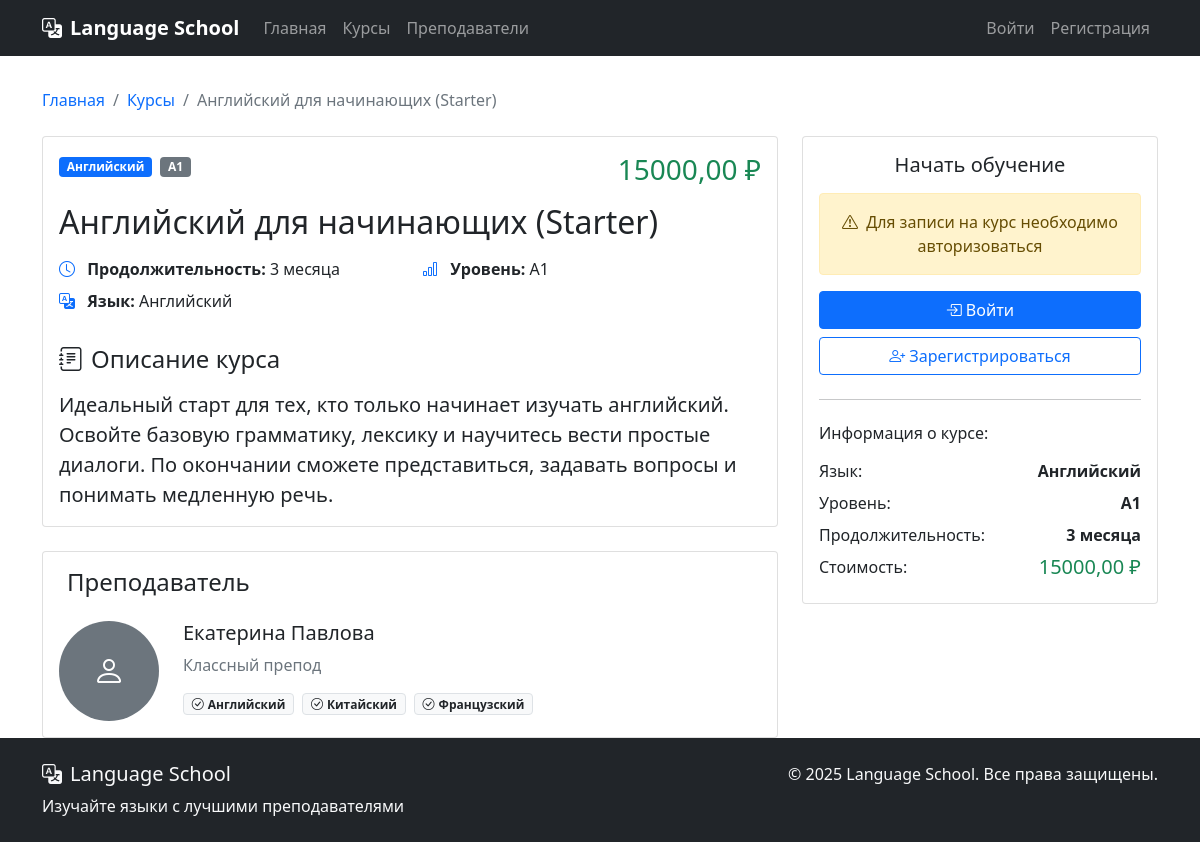
The page /courses/1/ on the database its author committed.
### school/models.py (models this page shows, shortened)
class Course(models.Model):
    title = models.CharField(max_length=200)
    description = models.TextField()
    language = models.ForeignKey(Language, on_delete=models.CASCADE)
    level = models.ForeignKey(Level, on_delete=models.CASCADE)
    price = models.DecimalField(max_digits=10, decimal_places=2, validators=[MinValueValidator(0)])
    duration = models.CharField(max_length=100)
    teacher = models.ForeignKey(Teacher, on_delete=models.CASCADE)
    is_active = models.BooleanField(default=True)
    created_at = models.DateTimeField(auto_now_add=True)

class Language(models.Model):
    name = models.CharField(max_length=100)

class Level(models.Model):
    name = models.CharField(max_length=100)
    description = models.TextField()

class Teacher(models.Model):
    user = models.OneToOneField(User, on_delete=models.CASCADE)
    bio = models.TextField()
    photo = models.ImageField(upload_to='teachers/', null=True, blank=True)
    languages = models.ManyToManyField(Language)

### school/views.py (the view)
# urls.py: path('courses/<int:pk>/', views.course_detail, name='course_detail'),
def course_detail(request, pk):
    course = get_object_or_404(Course, pk=pk, is_active=True)
    user_enrollment = None
    if request.user.is_authenticated:
        user_enrollment = Enrollment.objects.filter(
            student=request.user,
            course=course
        ).first()
    return render(request, 'school/course_detail.html', {
        'course': course,
        'user_enrollment': user_enrollment
    })

### school/templates/school/course_detail.html (shortened to what this page needs)
{% extends 'school/base.html' %}
{% block content %}
<div class="container">
    <nav aria-label="breadcrumb" class="mb-4">
        <ol class="breadcrumb">
            <li class="breadcrumb-item"><a href="{% url 'home' %}" class="text-decoration-none">Главная</a></li>
            <li class="breadcrumb-item"><a href="{% url 'course_list' %}" class="text-decoration-none">Курсы</a></li>
            <li class="breadcrumb-item active">{{ course.title }}</li>
        </ol>
    </nav>
    <div class="row">
        <div class="col-lg-8">
            <div class="card mb-4">
                <div class="card-body">
                    <div class="d-flex justify-content-between align-items-start mb-3">
                        <div>
                            <span class="badge bg-primary">{{ course.language.name }}</span>
                            <span class="badge bg-secondary ms-1">{{ course.level.name }}</span>
                        </div>
                        <h3 class="text-success mb-0">{{ course.price }} ₽</h3>
                    </div>
                    <h1 class="card-title h2 mb-3">{{ course.title }}</h1>
                    <div class="row mb-4">
                        <div class="col-md-6">
                            <p class="mb-2">
                                <i class="bi bi-clock me-2 text-primary"></i>
                                <strong>Продолжительность:</strong> {{ course.duration }}
                            </p>
                            <p class="mb-2">
                                <i class="bi bi-translate me-2 text-primary"></i>
                                <strong>Язык:</strong> {{ course.language.name }}
                            </p>
                        </div>
                        <div class="col-md-6">
                            <p class="mb-2">
                                <i class="bi bi-bar-chart me-2 text-primary"></i>
                                <strong>Уровень:</strong> {{ course.level.name }}
                            </p>
                        </div>
                    </div>
                    <h4 class="mb-3">
                        <i class="bi bi-journal-text me-2"></i>Описание курса
                    </h4>
                    <p class="card-text lead">{{ course.description }}</p>
                </div>
            </div>
            <div class="card">
                <div class="card-body">
                    <h4 class="card-title mb-4">
                        Преподаватель
                    </h4>
                    <div class="d-flex align-items-start">
                        {% if course.teacher.photo %}
                        <img src="{{ course.teacher.photo.url }}" alt="{{ course.teacher.user.get_full_name }}"
                             class="rounded-circle me-4" width="100" height="100">
                        {% else %}
                        <div class="rounded-circle bg-secondary me-4 d-flex align-items-center justify-content-center"
                             style="width: 100px; height: 100px;">
                            <i class="bi bi-person text-white" style="font-size: 2rem;"></i>
                        </div>
                        {% endif %}
                        <div class="flex-grow-1">
                            <h5 class="mb-2">{{ course.teacher.user.get_full_name }}</h5>
                            <p class="text-muted mb-3">{{ course.teacher.bio }}</p>
                            <div class="d-flex flex-wrap gap-2">
                                {% for language in course.teacher.languages.all %}
                                <span class="badge bg-light text-dark border">
                                    <i class="bi bi-check-circle me-1"></i>{{ language.name }}
                                </span>
                                {% endfor %}
                            </div>
                        </div>
                    </div>
                </div>
            </div>
        </div>
        <div class="col-lg-4">
            <div class="card sticky-top" style="top: 100px;">
                <div class="card-body text-center">
                    <h5 class="card-title mb-3">Начать обучение</h5>
                    {% if user.is_authenticated %}
                        {% if user_enrollment %}
                            <div class="alert alert-info">
                                <i class="bi bi-info-circle me-1"></i>
                                Вы уже подали заявку на этот курс
                            </div>
                            <a href="{% url 'profile' %}" class="btn btn-outline-primary w-100">
                                <i class="bi bi-person-circle me-1"></i>Перейти в профиль
                            </a>
                        {% else %}
                            <form method="post" action="{% url 'enroll_course' course.id %}">
                                {% csrf_token %}
                                <button type="submit" class="btn btn-success btn-lg w-100 mb-3">
                                    <i class="bi bi-pencil-square me-2"></i>Записаться на курс
                                </button>
                            </form>
                        {% endif %}
                    {% else %}
                        <div class="alert alert-warning">
                            <i class="bi bi-exclamation-triangle me-1"></i>
                            Для записи на курс необходимо авторизоваться
                        </div>
                        <div class="d-grid gap-2">
                            <a href="{% url 'login' %}" class="btn btn-primary">
                                <i class="bi bi-box-arrow-in-right me-1"></i>Войти
                            </a>
                            <a href="{% url 'register' %}" class="btn btn-outline-primary">
                                <i class="bi bi-person-plus me-1"></i>Зарегистрироваться
                            </a>
                        </div>
                    {% endif %}
                    <hr class="my-4">
                    <div class="text-start">
                        <h6 class="mb-3">Информация о курсе:</h6>
                        <div class="d-flex justify-content-between mb-2">
                            <span>Язык:</span>
                            <strong>{{ course.language.name }}</strong>
                        </div>
                        <div class="d-flex justify-content-between mb-2">
                            <span>Уровень:</span>
                            <strong>{{ course.level.name }}</strong>
                        </div>
                        <div class="d-flex justify-content-between mb-2">
                            <span>Продолжительность:</span>
                            <strong>{{ course.duration }}</strong>
                        </div>
                        <div class="d-flex justify-content-between">
                            <span>Стоимость:</span>
                            <strong class="h5 text-success">{{ course.price }} ₽</strong>
                        </div>
                    </div>
                </div>
            </div>
        </div>
    </div>
</div>
{% endblock %}

### school/templates/school/base.html (style rules this page uses)
html, body { height: 100%; margin: 0; padding: 0; }
body { display: flex; flex-direction: column; min-height: 100vh; }

### rows shown on the page
Course: title "Английский для начинающих (Starter)", language.name "Английский", level.name "А1", price "15000,00", duration "3 месяца", description "Идеальный старт для тех, кто только начинает изучать английский. Освойте базовую грамматику, лексику и научитесь вести простые диалоги. По окончании сможете представиться, задавать вопросы и понимать медленную речь.", teacher.user.get_full_name "Екатерина Павлова", teacher.bio "Классный препод"
Language: name "Английский"
Language: name "Китайский"
Language: name "Французский"
